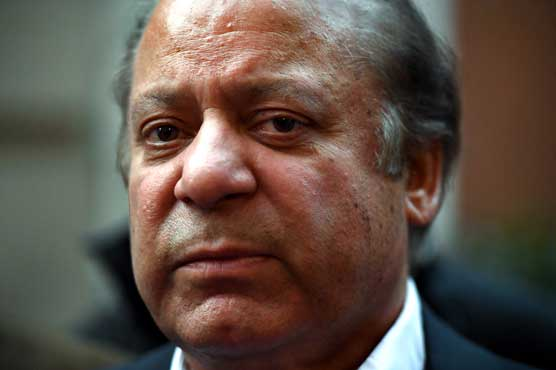
#> input picture Assignment 6/face.jpg, 556 x 370 px
$ jupyter execute Face.ipynb
#> lines starting #> are read from the running program, lines starting #| are printed output that depends on the picture; after the words box and inside, x2 and y2 are one past the last pixel; in counts of white or black regions, pixels touching at a corner belong together
[cell 1]
import cv2
import numpy as np
import matplotlib.pyplot as plt

# Load the Haar Cascade for face detection
face_cascade = cv2.CascadeClassifier(cv2.data.haarcascades + 'haarcascade_frontalface_default.xml')

# Check if the cascade is loaded correctly
if face_cascade.empty():
    print("Error: Could not load face cascade.")
    exit()

# Load an image
image = cv2.imread('face.jpg')
#> image is the input picture: shape (370, 556, 3); mean B, G, R 70.4, 80.2, 95.3

# Check if the image was loaded successfully
if image is None:
    print("Error: Could not load image. Please check the file path.")
    exit()

# Convert the image to grayscale
gray = cv2.cvtColor(image, cv2.COLOR_BGR2GRAY)
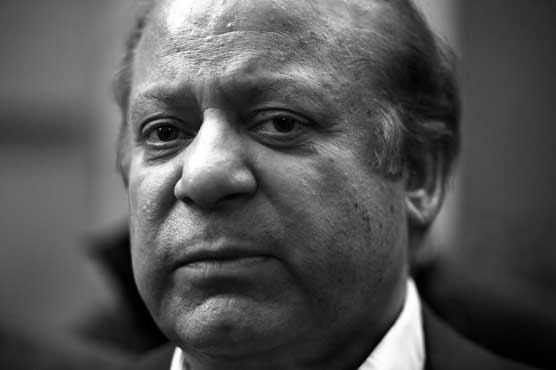
#> gray: shape (370, 556); min 0, max 255, mean 83.6

# Detect faces
faces = face_cascade.detectMultiScale(gray, scaleFactor=1.1, minNeighbors=5, minSize=(30, 30))
#> faces = [[67, 9, 297, 297]]

for (x, y, w, h) in faces:
    # Draw rectangle around the face
    cv2.rectangle(image, (x, y), (x+w, y+h), (255, 0, 0), 2)

    # Estimate regions for eyes, nose, and mouth
    # Eyes are in the upper half of the face
    eye_y_start = y + int(h * 0.2)
    eye_y_end = y + int(h * 0.5)
    eye_x_start = x + int(w * 0.1)
    eye_x_end = x + int(w * 0.9)
    cv2.rectangle(image, (eye_x_start, eye_y_start), (eye_x_end, eye_y_end), (0, 255, 0), 2)

    # Nose is in the middle of the face
    nose_y_start = y + int(h * 0.4)
    nose_y_end = y + int(h * 0.6)
    nose_x_start = x + int(w * 0.3)
    nose_x_end = x + int(w * 0.7)
    cv2.rectangle(image, (nose_x_start, nose_y_start), (nose_x_end, nose_y_end), (0, 0, 255), 2)

    # Mouth is in the lower half of the face
    mouth_y_start = y + int(h * 0.6)
    mouth_y_end = y + int(h * 0.8)
    mouth_x_start = x + int(w * 0.2)
    mouth_x_end = x + int(w * 0.8)
    cv2.rectangle(image, (mouth_x_start, mouth_y_start), (mouth_x_end, mouth_y_end), (255, 0, 255), 2)
#> this loop made 1 pass
#> (x, y, w, h, eye_y_start, eye_y_end, eye_x_start, eye_x_end) on pass 1: (67, 9, 297, 297, 68, 157, 96, 334)
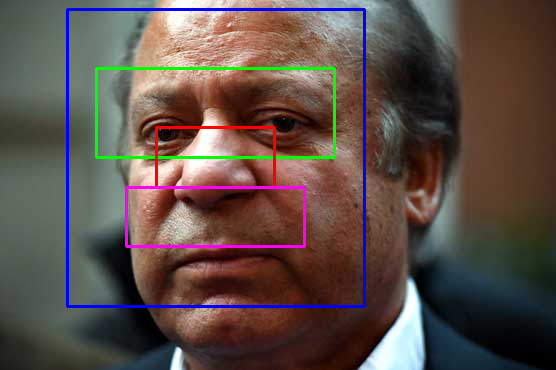
#> image: shape (370, 556, 3); 3.7% of pixels changed, all inside (x1, y1, x2, y2) = (66, 8, 366, 308)

# Convert BGR image to RGB for display with matplotlib
image_rgb = cv2.cvtColor(image, cv2.COLOR_BGR2RGB)

# Display the image using matplotlib
plt.imshow(image_rgb)
plt.axis()
plt.show()
